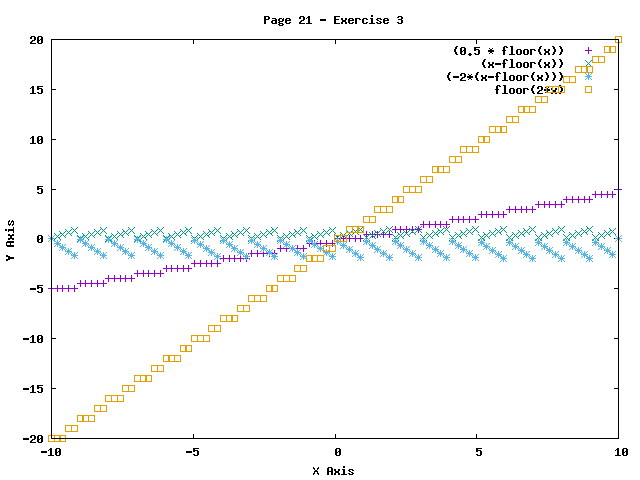

The gnuplot source for this figure:
set term png
set output "21-3.png"

set title 'Page 21 - Exercise 3'
set xlabel 'X Axis'
set ylabel 'Y Axis'
plot (0.5 * floor(x)) with points, (x-floor(x)) with points, (-2*(x-floor(x))) with points, floor(2*x) with points




